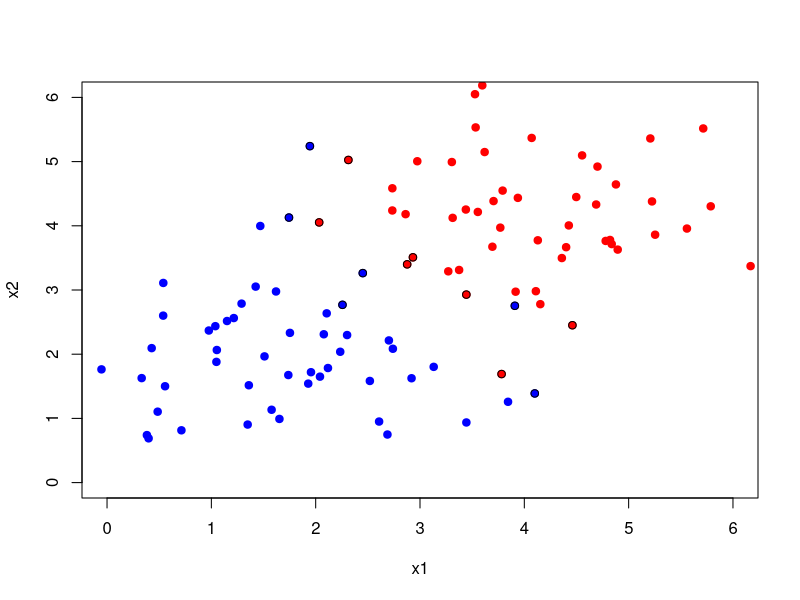
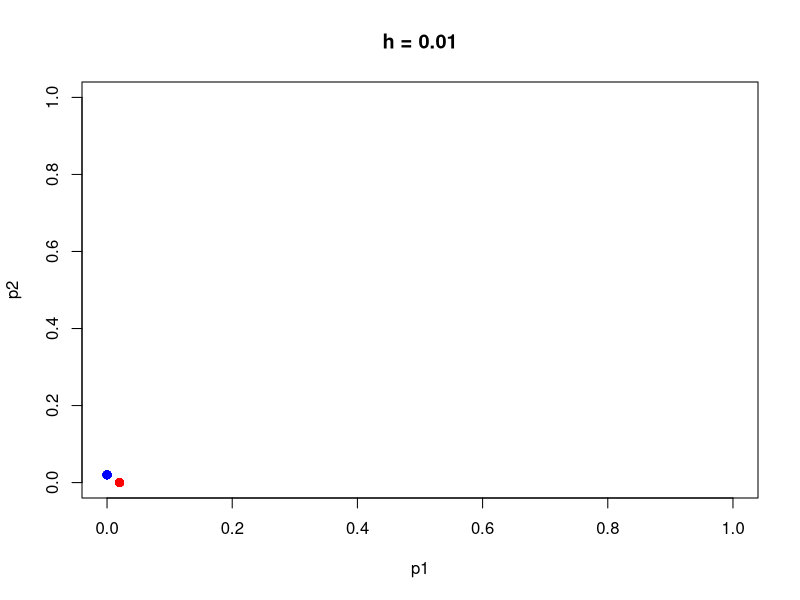
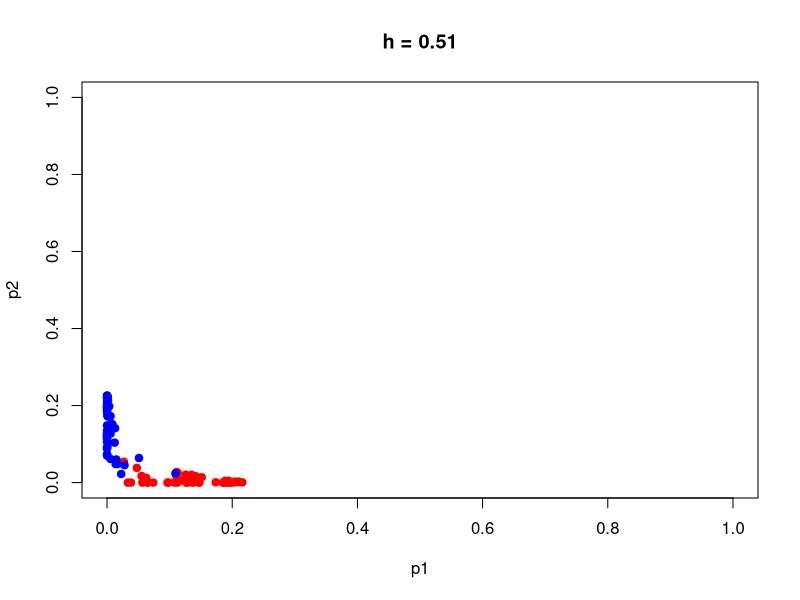
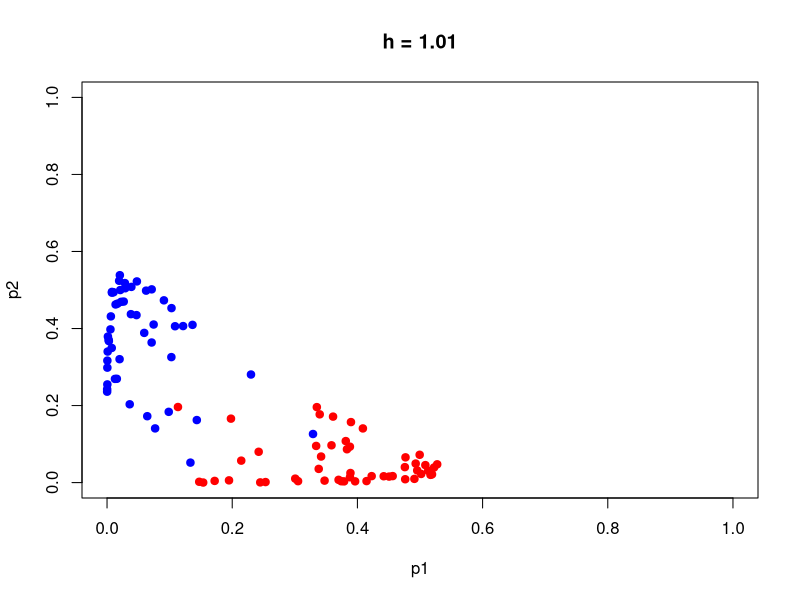
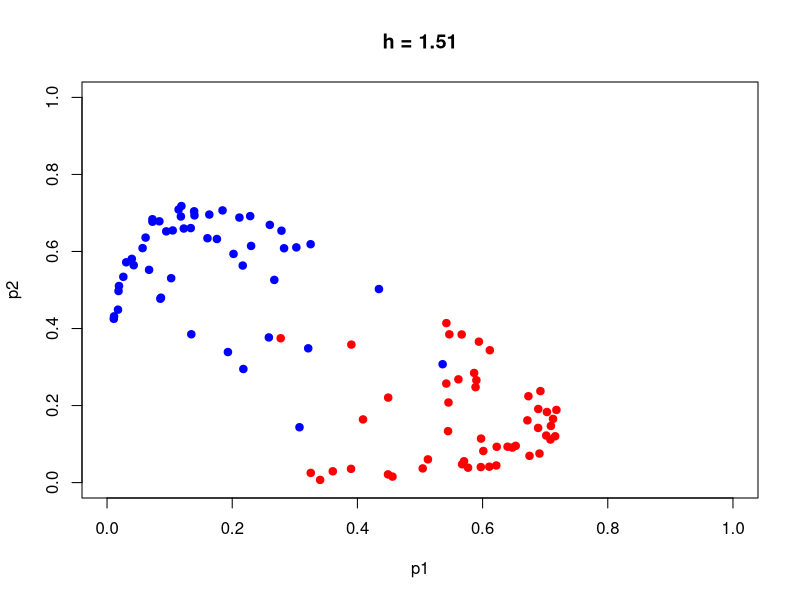
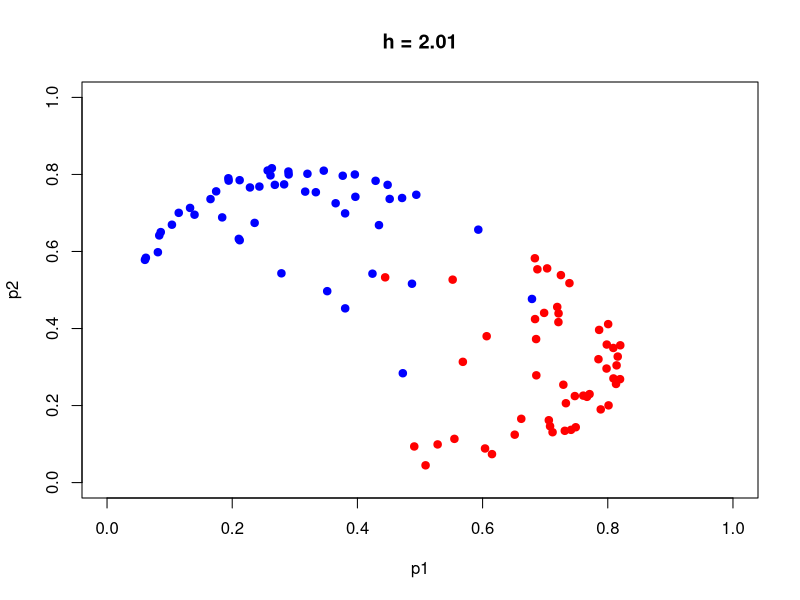
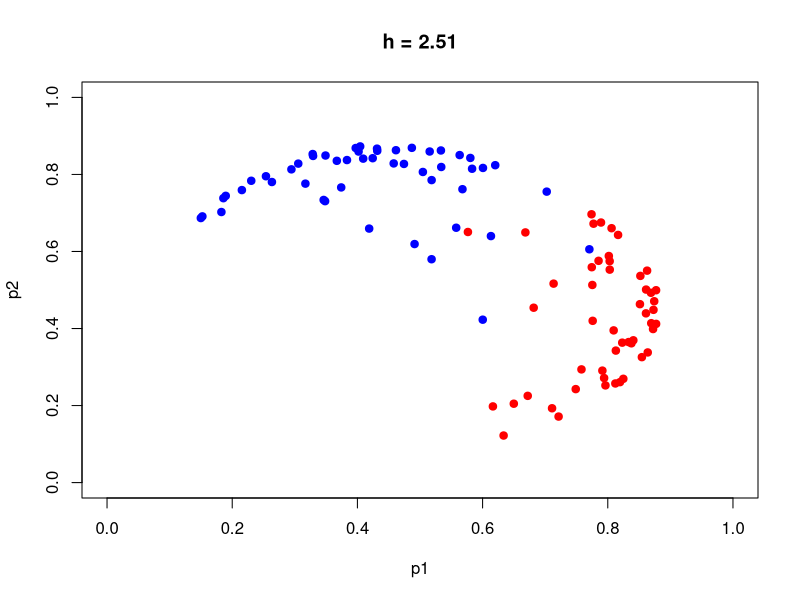
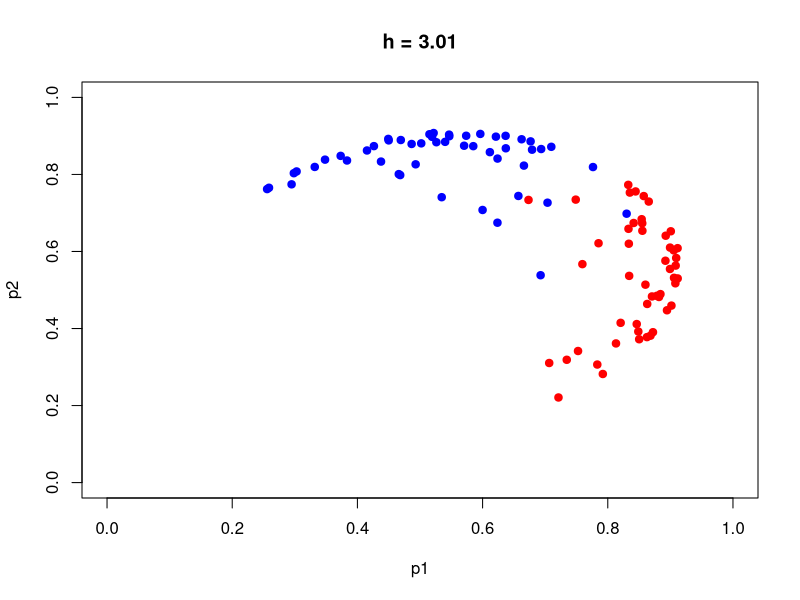

Recreate these plots in R, in order.
rm(list=ls())
library("kernlab")

# Gerar dados
set.seed(123)
xc1 = replicate(2, rnorm(50) + 4)
xc2 = replicate(2, rnorm(50) + 2)
xin = rbind(xc1, xc2)
yin = rbind(matrix(-1, 50, 1), matrix(1, 50, 1))

# Plot dos dados
plot(xc1[,1], xc1[,2], col = "red", pch = 19, xlim = c(0, 6), ylim = c(0, 6), xlab = "x1", ylab = "x2")
points(xc2[,1], xc2[,2], col = "blue", pch = 19)

# Treinar SVM
svmtrein <- ksvm(xin, yin, type = "C-svc", kernel = 'rbfdot', kpar = list(sigma = 0.1), C = 15)
yhat <- predict(svmtrein, xin, type = "response")
ai <- SVindex(svmtrein)
points(xin[ai, 1], xin[ai, 2], col = "black")

# Análise com diferentes valores de h (sigma)
seqh <- seq(0.01, 8, 0.5)
sumcov <- numeric(length(seqh))  # Melhor que matrix com ncol=1
ch <- 1

for (h in seqh) {
  # Matriz de distâncias euclidianas
  dall <- as.matrix(dist(xin, diag = TRUE, upper = TRUE))
  kall <- exp(-(dall * dall) / (2 * (h * h)))
  
  k11 <- kall[1:50, 1:50]
  k12 <- kall[1:50, 51:100]
  K22 <- kall[51:100, 51:100]
  K21 <- kall[51:100, 1:50]
  
  P11 <- rowSums(k11)
  P12 <- rowSums(k12)
  P22 <- rowSums(K22)
  P21 <- rowSums(K21)
  
  p1 <- cbind(P11, P12) / 50
  p2 <- cbind(P21, P22) / 50
  pall <- cbind(p1, p2)
  
  cova <- cov(pall)
  if (all(!is.na(cova))) {
    sumcov[ch] <- sum(cova)
  } else {
    sumcov[ch] <- NA
  }
  
  plot(p1[,1], p1[,2], col = 'red', xlim = c(0,1), ylim = c(0,1), pch = 19, xlab = "p1", ylab = "p2", main = paste("h =", round(h, 2)))
  points(p2[,1], p2[,2], col = 'blue', pch = 19)
  
  Sys.sleep(0.5)
  ch <- ch + 1
}

# Pausa opcional
Sys.sleep(1)

# Plot final
plot(seqh, sumcov, type='b', xlab="h (sigma)", ylab="Soma das covariâncias", main="Soma das covariâncias para cada h")
